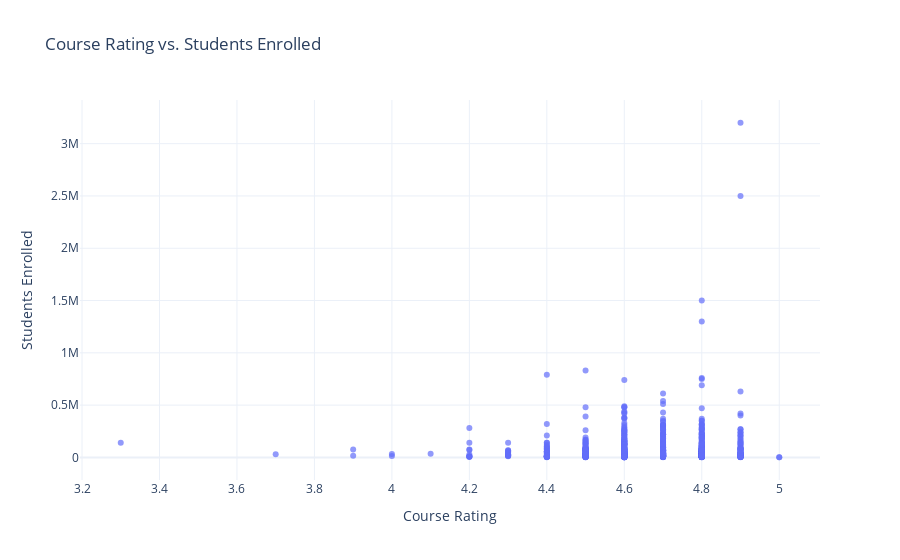

Write notebook code for a chart like this one.
### Markdown cell above
the correlation is quite weak so we can assume that there are some other factors impacting the choice of the course like: topic, organization, instructor, duration etc. Also newer courses may have lower amount of students. 
Let's see the scatter plot to confirm the correlation.

### Code cell
fig = px.scatter(
    df,

    x="course_rating",

    y="course_students_enrolled",

    title="Course Rating vs. Students Enrolled",

    labels={

        "course_rating": "Course Rating",

        "course_students_enrolled": "Students Enrolled",

    },

    opacity=0.7,

    template="plotly_white",
)


fig.show()

### Figure 1 — Plotly figure (JSON) as saved in the notebook; plotly's stock layout.template omitted (floating-point values rounded to 4 significant figures; data arrays with more than 128 entries replaced by an {"elided": "..."} marker saying what was removed)
{"data": [{"hovertemplate": "Course Rating=%{x}<br>Students Enrolled=%{y}<extra></extra>", "legendgroup": "", "marker": {"color": "#636efa", "opacity": 0.7, "symbol": "circle"}, "mode": "markers", "name": "", "orientation": "v", "showlegend": false, "type": "scatter", "x": {"elided": "891 float values"}, "xaxis": "x", "y": {"elided": "891 int values"}, "yaxis": "y"}], "layout": {"legend": {"tracegroupgap": 0}, "title": {"text": "Course Rating vs. Students Enrolled"}, "xaxis": {"anchor": "y", "domain": [0, 1], "title": {"text": "Course Rating"}}, "yaxis": {"anchor": "x", "domain": [0, 1], "title": {"text": "Students Enrolled"}}}}
